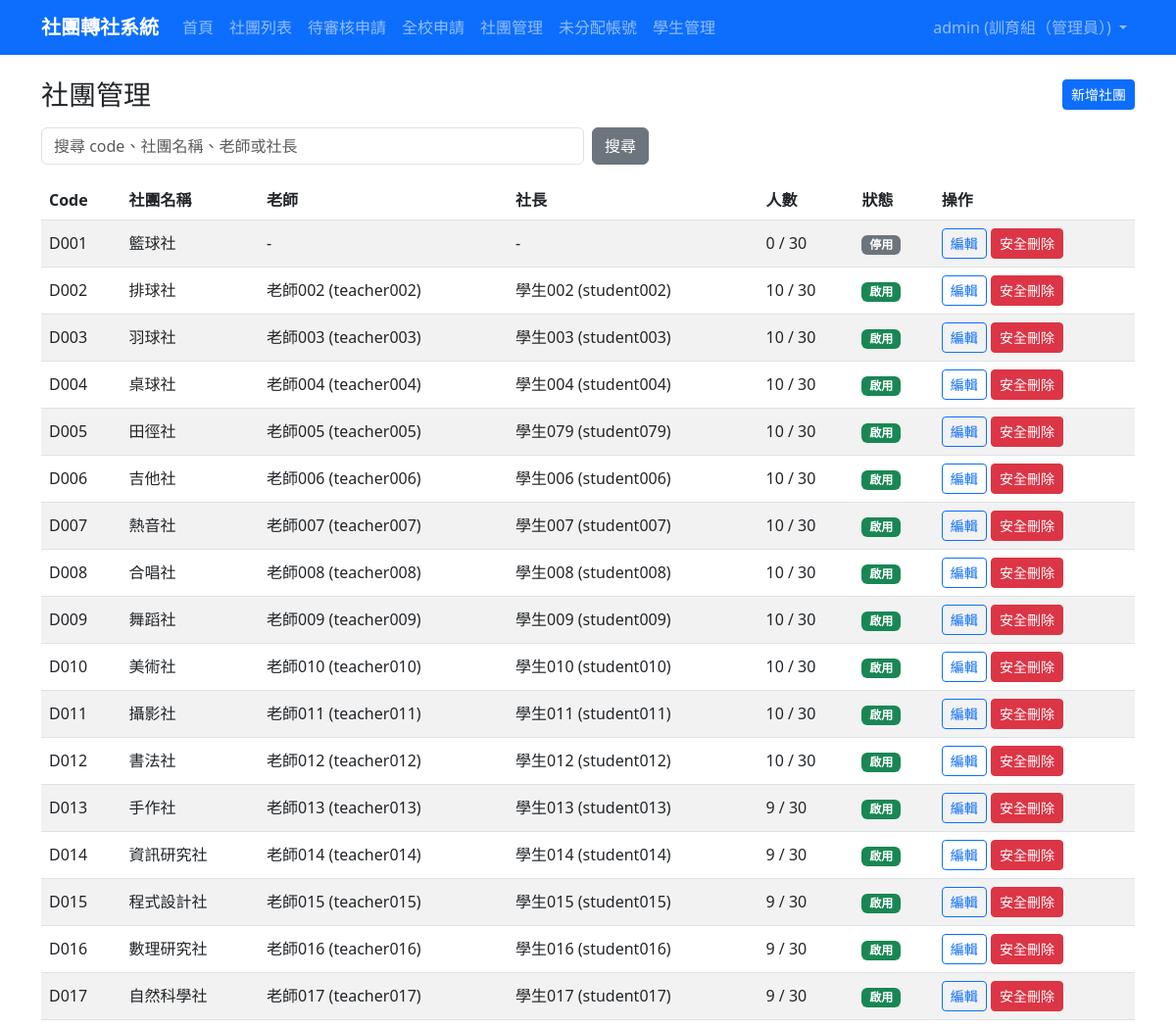
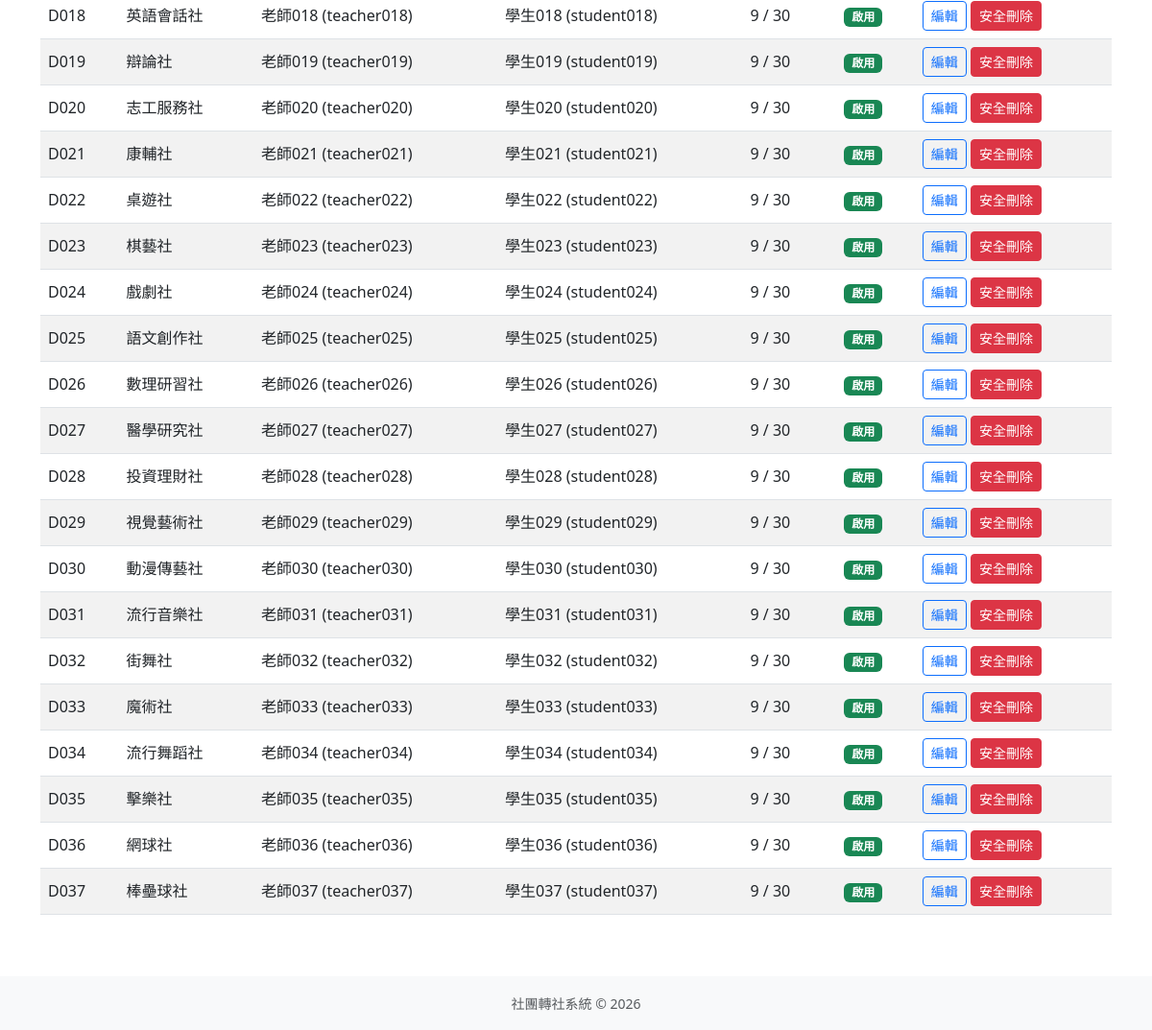
The page /admin-panel/clubs/ (signed in) on the database its author committed (2 pictures, top to bottom).
### accounts/models.py (models this page shows, shortened)
class User(django.contrib.auth.models.AbstractUser):
    ROLE_CHOICES = [
        ('student', '學生'),
        ('president', '社長'),
        ('teacher', '指導老師'),
        ('admin', '訓育組（管理員）'),
    ]
    role = models.CharField(
        max_length=20,
        choices=ROLE_CHOICES,
        default='student',
        verbose_name='身分組'
    )
    student_id = models.CharField(
        max_length=20,
        blank=True,
        verbose_name='學號'
    )
    club = models.ForeignKey(
        'clubs.Club',
        on_delete=models.SET_NULL,
        null=True,
        blank=True,
        verbose_name='所屬社團',
        related_name='members'
    )
    class Meta:
        verbose_name = '使用者'
        verbose_name_plural = '使用者'

### clubs/models.py (models this page shows, shortened)
class Club(models.Model):
    CATEGORY_CHOICES = [
        ('academic', '學術類'),
        ('arts', '藝文類'),
        ('performance', '藝能類'),
        ('recreation', '康輔類'),
        ('sports', '體育類'),
    ]
    code = models.CharField(max_length=10, unique=True, null=True, blank=True, verbose_name='社團代號')
    name = models.CharField(max_length=100, verbose_name='社團名稱')
    teacher = models.CharField(max_length=50, default='', verbose_name='指導老師')
    president = models.CharField(max_length=50, default='', verbose_name='社長')
    location = models.CharField(max_length=100, blank=True, verbose_name='社課場地')
    category = models.CharField(max_length=20, choices=CATEGORY_CHOICES, blank=True, verbose_name='類別')
    description = models.TextField(blank=True, verbose_name='社團描述')
    max_members = models.PositiveIntegerField(default=30, verbose_name='人數上限')
    current_members = models.PositiveIntegerField(default=0, verbose_name='現有人數')
    is_active = models.BooleanField(default=True, verbose_name='啟用中')
    created_at = models.DateTimeField(auto_now_add=True, verbose_name='建立時間')
    updated_at = models.DateTimeField(auto_now=True, verbose_name='更新時間')
    class Meta:
        verbose_name = '社團'
        verbose_name_plural = '社團'
        ordering = ['name']

### accounts/views.py (the view, shortened to what this page needs)
# urls.py: path('admin-panel/clubs/', views.ClubAdminListView.as_view(), name='club_admin_list'),
class ClubAdminListView(LoginRequiredMixin, AdminRequiredMixin, ListView):
    model = Club
    template_name = 'accounts/club_admin_list.html'
    context_object_name = 'clubs'
    paginate_by = 50
    def get_queryset(self):
        queryset = Club.objects.all().order_by('code', 'name')
        query = self.request.GET.get('q', '').strip()
        return queryset
    def get_context_data(self, **kwargs):
        context = super().get_context_data(**kwargs)
        context['q'] = self.request.GET.get('q', '').strip()
        return context

### accounts/views.py (called while the page is built)
    def test_func(self):
        user = self.request.user
        return user.is_authenticated and (
            user.is_superuser or getattr(user, 'role', None) == 'admin'
        )

### templates/accounts/club_admin_list.html (shortened to what this page needs)
{% extends "base.html" %}
{% block content %}
<div class="d-flex justify-content-between align-items-center mb-3">
    <h1 class="h3 mb-0">社團管理</h1>
    <a class="btn btn-primary btn-sm" href="{% url 'club_admin_create' %}">新增社團</a>
</div>
<form method="get" class="row g-2 mb-3">
    <div class="col-sm-8 col-md-6">
        <input type="search" name="q" value="{{ q }}" class="form-control" placeholder="搜尋 code、社團名稱、老師或社長">
    </div>
    <div class="col-auto">
        <button type="submit" class="btn btn-secondary">搜尋</button>
    </div>
</form>
<div class="table-responsive">
    <table class="table table-striped table-hover align-middle">
        <thead>
            <tr>
                <th>Code</th>
                <th>社團名稱</th>
                <th>老師</th>
                <th>社長</th>
                <th>人數</th>
                <th>狀態</th>
                <th>操作</th>
            </tr>
        </thead>
        <tbody>
            {% for club in clubs %}
                <tr>
                    <td>{{ club.code|default:"-" }}</td>
                    <td>{{ club.name }}</td>
                    <td>{{ club.teacher|default:"-" }}</td>
                    <td>{{ club.president|default:"-" }}</td>
                    <td>{{ club.current_members }} / {{ club.max_members }}</td>
                    <td>
                        {% if club.is_active %}
                            <span class="badge bg-success">啟用</span>
                        {% else %}
                            <span class="badge bg-secondary">停用</span>
                        {% endif %}
                    </td>
                    <td>
                        <a href="{% url 'club_admin_edit' club.pk %}" class="btn btn-sm btn-outline-primary">編輯</a>
                        <a href="{% url 'club_admin_delete' club.pk %}" class="btn btn-sm btn-danger">安全刪除</a>
                    </td>
                </tr>
            {% empty %}
                <tr>
                    <td colspan="7" class="text-center text-muted">沒有符合條件的社團。</td>
                </tr>
            {% endfor %}
        </tbody>
    </table>
</div>
{% endblock %}

### templates/base.html (shortened to what this page needs)
<!DOCTYPE html>
<html lang="zh-TW">
<head>
    <link href="https://cdn.jsdelivr.net/npm/bootstrap@5.3.0/dist/css/bootstrap.min.css" rel="stylesheet">
</head>
<body>
    <nav class="navbar navbar-expand-lg navbar-dark bg-primary">
        <div class="container">
            <a class="navbar-brand" href="{% url 'home' %}">社團轉社系統</a>
            <div class="collapse navbar-collapse" id="navbarNav">
                <ul class="navbar-nav me-auto">
                    <li class="nav-item">
                        <a class="nav-link" href="{% url 'home' %}">首頁</a>
                    </li>
                    <li class="nav-item">
                        <a class="nav-link" href="{% url 'club_list' %}">社團列表</a>
                    </li>
                    {% if user.is_authenticated %}
                        {% if user.role == 'president' or user.role == 'teacher' or user.role == 'admin' %}
                            <li class="nav-item">
                                <a class="nav-link" href="{% url 'pending_approvals' %}">待審核申請</a>
                            </li>
                        {% endif %}
                        {% if user.role == 'admin' %}
                            <li class="nav-item">
                                <a class="nav-link" href="{% url 'all_requests' %}">全校申請</a>
                            </li>
                        {% endif %}
                        {% if user.is_superuser or user.role == 'admin' %}
                            <li class="nav-item">
                                <a class="nav-link" href="{% url 'club_admin_list' %}">社團管理</a>
                            </li>
                            <li class="nav-item">
                                <a class="nav-link" href="{% url 'unassigned_account_list' %}">未分配帳號</a>
                            </li>
                            <li class="nav-item">
                                <a class="nav-link" href="{% url 'student_admin_list' %}">學生管理</a>
                            </li>
                        {% endif %}
                    {% endif %}
                </ul>
                <ul class="navbar-nav">
                    {% if user.is_authenticated %}
                        <li class="nav-item dropdown">
                            <a class="nav-link dropdown-toggle" href="#" role="button" data-bs-toggle="dropdown">
                                {{ user.get_full_name|default:user.username }} ({{ user.get_role_display }})
                            </a>
                        </li>
                    {% else %}
                        <li class="nav-item">
                            <a class="nav-link" href="{% url 'login' %}">登入</a>
                        </li>
                    {% endif %}
                </ul>
            </div>
        </div>
    </nav>
    <main class="container my-4">
        {% block content %}{% endblock %}
    </main>
    <footer class="bg-light py-3 mt-5">
        <div class="container text-center text-muted">
            <small>社團轉社系統 &copy; 2026</small>
        </div>
    </footer>
</body>
</html>

### templates/base.html (style rules this page uses)
.navbar-brand { font-weight: bold; }

### rows shown on the page
User: get_full_name "admin", role "訓育組（管理員）"
Club: code "D001", name "籃球社", teacher "-", president "-", current_members "0", max_members "30", is_active "停用"
Club: code "D002", name "排球社", teacher "老師002 (teacher002)", president "學生002 (student002)", current_members "10", max_members "30", is_active "啟用"
Club: code "D003", name "羽球社", teacher "老師003 (teacher003)", president "學生003 (student003)", current_members "10", max_members "30", is_active "啟用"
Club: code "D004", name "桌球社", teacher "老師004 (teacher004)", president "學生004 (student004)", current_members "10", max_members "30", is_active "啟用"
Club: code "D005", name "田徑社", teacher "老師005 (teacher005)", president "學生079 (student079)", current_members "10", max_members "30", is_active "啟用"
Club: code "D006", name "吉他社", teacher "老師006 (teacher006)", president "學生006 (student006)", current_members "10", max_members "30", is_active "啟用"
Club: code "D007", name "熱音社", teacher "老師007 (teacher007)", president "學生007 (student007)", current_members "10", max_members "30", is_active "啟用"
Club: code "D008", name "合唱社", teacher "老師008 (teacher008)", president "學生008 (student008)", current_members "10", max_members "30", is_active "啟用"
Club: code "D009", name "舞蹈社", teacher "老師009 (teacher009)", president "學生009 (student009)", current_members "10", max_members "30", is_active "啟用"
Club: code "D010", name "美術社", teacher "老師010 (teacher010)", president "學生010 (student010)", current_members "10", max_members "30", is_active "啟用"
Club: code "D011", name "攝影社", teacher "老師011 (teacher011)", president "學生011 (student011)", current_members "10", max_members "30", is_active "啟用"
Club: code "D012", name "書法社", teacher "老師012 (teacher012)", president "學生012 (student012)", current_members "10", max_members "30", is_active "啟用"
Club: code "D013", name "手作社", teacher "老師013 (teacher013)", president "學生013 (student013)", current_members "9", max_members "30", is_active "啟用"
Club: code "D014", name "資訊研究社", teacher "老師014 (teacher014)", president "學生014 (student014)", current_members "9", max_members "30", is_active "啟用"
Club: code "D015", name "程式設計社", teacher "老師015 (teacher015)", president "學生015 (student015)", current_members "9", max_members "30", is_active "啟用"
Club: code "D016", name "數理研究社", teacher "老師016 (teacher016)", president "學生016 (student016)", current_members "9", max_members "30", is_active "啟用"
Club: code "D017", name "自然科學社", teacher "老師017 (teacher017)", president "學生017 (student017)", current_members "9", max_members "30", is_active "啟用"
Club: code "D018", name "英語會話社", teacher "老師018 (teacher018)", president "學生018 (student018)", current_members "9", max_members "30", is_active "啟用"
Club: code "D019", name "辯論社", teacher "老師019 (teacher019)", president "學生019 (student019)", current_members "9", max_members "30", is_active "啟用"
Club: code "D020", name "志工服務社", teacher "老師020 (teacher020)", president "學生020 (student020)", current_members "9", max_members "30", is_active "啟用"
Club: code "D021", name "康輔社", teacher "老師021 (teacher021)", president "學生021 (student021)", current_members "9", max_members "30", is_active "啟用"
Club: code "D022", name "桌遊社", teacher "老師022 (teacher022)", president "學生022 (student022)", current_members "9", max_members "30", is_active "啟用"
Club: code "D023", name "棋藝社", teacher "老師023 (teacher023)", president "學生023 (student023)", current_members "9", max_members "30", is_active "啟用"
Club: code "D024", name "戲劇社", teacher "老師024 (teacher024)", president "學生024 (student024)", current_members "9", max_members "30", is_active "啟用"
Club: code "D025", name "語文創作社", teacher "老師025 (teacher025)", president "學生025 (student025)", current_members "9", max_members "30", is_active "啟用"
Club: code "D026", name "數理研習社", teacher "老師026 (teacher026)", president "學生026 (student026)", current_members "9", max_members "30", is_active "啟用"
Club: code "D027", name "醫學研究社", teacher "老師027 (teacher027)", president "學生027 (student027)", current_members "9", max_members "30", is_active "啟用"
Club: code "D028", name "投資理財社", teacher "老師028 (teacher028)", president "學生028 (student028)", current_members "9", max_members "30", is_active "啟用"
Club: code "D029", name "視覺藝術社", teacher "老師029 (teacher029)", president "學生029 (student029)", current_members "9", max_members "30", is_active "啟用"
Club: code "D030", name "動漫傳藝社", teacher "老師030 (teacher030)", president "學生030 (student030)", current_members "9", max_members "30", is_active "啟用"
Club: code "D031", name "流行音樂社", teacher "老師031 (teacher031)", president "學生031 (student031)", current_members "9", max_members "30", is_active "啟用"
Club: code "D032", name "街舞社", teacher "老師032 (teacher032)", president "學生032 (student032)", current_members "9", max_members "30", is_active "啟用"
Club: code "D033", name "魔術社", teacher "老師033 (teacher033)", president "學生033 (student033)", current_members "9", max_members "30", is_active "啟用"
Club: code "D034", name "流行舞蹈社", teacher "老師034 (teacher034)", president "學生034 (student034)", current_members "9", max_members "30", is_active "啟用"
Club: code "D035", name "擊樂社", teacher "老師035 (teacher035)", president "學生035 (student035)", current_members "9", max_members "30", is_active "啟用"
Club: code "D036", name "網球社", teacher "老師036 (teacher036)", president "學生036 (student036)", current_members "9", max_members "30", is_active "啟用"
Club: code "D037", name "棒壘球社", teacher "老師037 (teacher037)", president "學生037 (student037)", current_members "9", max_members "30", is_active "啟用"
